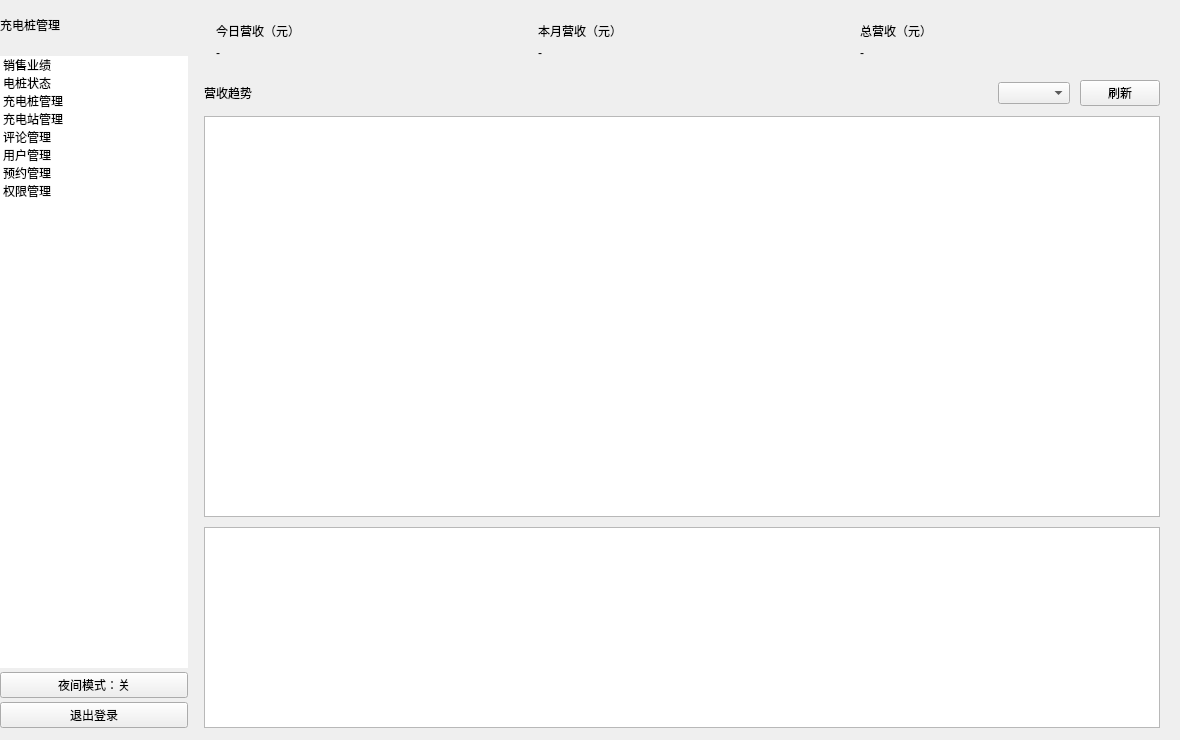
<?xml version="1.0" encoding="UTF-8"?>
<ui version="4.0">
 <class>MainWindow</class>
 <widget class="QMainWindow" name="MainWindow">
  <property name="windowTitle">
   <string>充电桩管理</string>
  </property>
  <property name="geometry">
   <rect>
    <x>0</x>
    <y>0</y>
    <width>1180</width>
    <height>740</height>
   </rect>
  </property>
  <property name="minimumSize">
   <size>
    <width>980</width>
    <height>640</height>
   </size>
  </property>
  <widget class="QWidget" name="centralRoot">
   <layout class="QHBoxLayout" name="rootLayout" stretch="0,1">
    <property name="leftMargin">
     <number>0</number>
    </property>
    <property name="topMargin">
     <number>0</number>
    </property>
    <property name="rightMargin">
     <number>0</number>
    </property>
    <property name="bottomMargin">
     <number>0</number>
    </property>
    <property name="spacing">
     <number>0</number>
    </property>
    <item>
     <widget class="QWidget" name="sideBar">
      <property name="minimumSize">
       <size>
        <width>188</width>
        <height>0</height>
       </size>
      </property>
      <property name="maximumSize">
       <size>
        <width>188</width>
        <height>16777215</height>
       </size>
      </property>
      <layout class="QVBoxLayout" name="sideLayout" stretch="0,0,1,0,0">
       <property name="leftMargin">
        <number>0</number>
       </property>
       <property name="topMargin">
        <number>16</number>
       </property>
       <property name="rightMargin">
        <number>0</number>
       </property>
       <property name="bottomMargin">
        <number>12</number>
       </property>
       <property name="spacing">
        <number>4</number>
       </property>
       <item>
        <widget class="QLabel" name="brandTitle">
         <property name="text">
          <string>充电桩管理</string>
         </property>
        </widget>
       </item>
       <item>
        <widget class="QLabel" name="brandSub">
         <property name="text">
          <string/>
         </property>
         <property name="wordWrap">
          <bool>true</bool>
         </property>
        </widget>
       </item>
       <item>
        <widget class="QListWidget" name="sideNav">
         <property name="spacing">
          <number>0</number>
         </property>
         <property name="frameShape">
          <enum>QFrame::NoFrame</enum>
         </property>
         <property name="focusPolicy">
          <enum>Qt::NoFocus</enum>
         </property>
         <item>
          <property name="text">
           <string>销售业绩</string>
          </property>
         </item>
         <item>
          <property name="text">
           <string>电桩状态</string>
          </property>
         </item>
         <item>
          <property name="text">
           <string>充电桩管理</string>
          </property>
         </item>
         <item>
          <property name="text">
           <string>充电站管理</string>
          </property>
         </item>
         <item>
          <property name="text">
           <string>评论管理</string>
          </property>
         </item>
         <item>
          <property name="text">
           <string>用户管理</string>
          </property>
         </item>
         <item>
          <property name="text">
           <string>预约管理</string>
          </property>
         </item>
         <item>
          <property name="text">
           <string>权限管理</string>
          </property>
         </item>
        </widget>
       </item>
       <item>
        <widget class="QPushButton" name="darkModeBtn">
         <property name="text">
          <string>夜间模式：关</string>
         </property>
         <property name="checkable">
          <bool>true</bool>
         </property>
        </widget>
       </item>
       <item>
        <widget class="QPushButton" name="logoutBtn">
         <property name="text">
          <string>退出登录</string>
         </property>
        </widget>
       </item>
      </layout>
     </widget>
    </item>
    <item>
     <widget class="QWidget" name="rightPanel">
      <layout class="QVBoxLayout" name="rightLayout">
       <property name="leftMargin">
        <number>16</number>
       </property>
       <property name="topMargin">
        <number>12</number>
       </property>
       <property name="rightMargin">
        <number>16</number>
       </property>
       <property name="bottomMargin">
        <number>12</number>
       </property>
       <property name="spacing">
        <number>8</number>
       </property>
       <item>
        <widget class="QStackedWidget" name="stack">
         <property name="currentIndex">
          <number>0</number>
         </property>
         <widget class="QWidget" name="dashboardPage">
          <layout class="QVBoxLayout" name="dashboardPageLayout">
           <property name="leftMargin">
            <number>0</number>
           </property>
           <property name="topMargin">
            <number>0</number>
           </property>
           <property name="rightMargin">
            <number>0</number>
           </property>
           <property name="bottomMargin">
            <number>0</number>
           </property>
           <property name="spacing">
            <number>0</number>
           </property>
           <item>
            <widget class="QScrollArea" name="dashboardScroll">
             <property name="widgetResizable">
              <bool>true</bool>
             </property>
             <property name="frameShape">
              <enum>QFrame::NoFrame</enum>
             </property>
             <widget class="QWidget" name="dashboardInner">
              <layout class="QVBoxLayout" name="dashboardInnerLayout" stretch="0,0,2,1">
               <property name="spacing">
                <number>10</number>
               </property>
               <property name="leftMargin">
                <number>0</number>
               </property>
               <property name="topMargin">
                <number>0</number>
               </property>
               <property name="rightMargin">
                <number>4</number>
               </property>
               <property name="bottomMargin">
                <number>0</number>
               </property>
               <item>
                <layout class="QGridLayout" name="kpiGrid">
                 <item row="0" column="0">
                  <widget class="QFrame" name="kpiTodayCard">
                   <layout class="QVBoxLayout" name="kpiTodayLayout">
                    <property name="leftMargin">
                     <number>12</number>
                    </property>
                    <property name="topMargin">
                     <number>10</number>
                    </property>
                    <property name="rightMargin">
                     <number>12</number>
                    </property>
                    <property name="bottomMargin">
                     <number>10</number>
                    </property>
                    <item>
                     <widget class="QLabel" name="kpiTodayTitle">
                      <property name="text">
                       <string>今日营收（元）</string>
                      </property>
                     </widget>
                    </item>
                    <item>
                     <widget class="QLabel" name="kpiTodayAmount">
                      <property name="text">
                       <string>-</string>
                      </property>
                     </widget>
                    </item>
                   </layout>
                  </widget>
                 </item>
                 <item row="0" column="1">
                  <widget class="QFrame" name="kpiMonthCard">
                   <layout class="QVBoxLayout" name="kpiMonthLayout">
                    <property name="leftMargin">
                     <number>12</number>
                    </property>
                    <property name="topMargin">
                     <number>10</number>
                    </property>
                    <property name="rightMargin">
                     <number>12</number>
                    </property>
                    <property name="bottomMargin">
                     <number>10</number>
                    </property>
                    <item>
                     <widget class="QLabel" name="kpiMonthTitle">
                      <property name="text">
                       <string>本月营收（元）</string>
                      </property>
                     </widget>
                    </item>
                    <item>
                     <widget class="QLabel" name="kpiMonthAmount">
                      <property name="text">
                       <string>-</string>
                      </property>
                     </widget>
                    </item>
                   </layout>
                  </widget>
                 </item>
                 <item row="0" column="2">
                  <widget class="QFrame" name="kpiTotalCard">
                   <layout class="QVBoxLayout" name="kpiTotalLayout">
                    <property name="leftMargin">
                     <number>12</number>
                    </property>
                    <property name="topMargin">
                     <number>10</number>
                    </property>
                    <property name="rightMargin">
                     <number>12</number>
                    </property>
                    <property name="bottomMargin">
                     <number>10</number>
                    </property>
                    <item>
                     <widget class="QLabel" name="kpiTotalTitle">
                      <property name="text">
                       <string>总营收（元）</string>
                      </property>
                     </widget>
                    </item>
                    <item>
                     <widget class="QLabel" name="kpiTotalAmount">
                      <property name="text">
                       <string>-</string>
                      </property>
                     </widget>
                    </item>
                   </layout>
                  </widget>
                 </item>
                </layout>
               </item>
               <item>
                <layout class="QHBoxLayout" name="chartHeader">
                 <item>
                  <widget class="QLabel" name="salesChartTitle">
                   <property name="text">
                    <string>营收趋势</string>
                   </property>
                  </widget>
                 </item>
                 <item>
                  <spacer name="chartHeaderSpacer">
                   <property name="orientation">
                    <enum>Qt::Horizontal</enum>
                   </property>
                   <property name="sizeHint" stdset="0">
                    <size>
                     <width>40</width>
                     <height>20</height>
                    </size>
                   </property>
                  </spacer>
                 </item>
                 <item>
                  <widget class="QComboBox" name="salesDays"/>
                 </item>
                 <item>
                  <widget class="QPushButton" name="dashboardRefreshBtn">
                   <property name="text">
                    <string>刷新</string>
                   </property>
                  </widget>
                 </item>
                </layout>
               </item>
               <item>
                <widget class="QChartView" name="salesChartView">
                 <property name="minimumSize">
                  <size>
                   <width>0</width>
                   <height>240</height>
                  </size>
                 </property>
                </widget>
               </item>
               <item>
                <widget class="QTableWidget" name="recentOrders">
                 <property name="minimumSize">
                  <size>
                   <width>0</width>
                   <height>180</height>
                  </size>
                 </property>
                </widget>
               </item>
              </layout>
             </widget>
            </widget>
           </item>
          </layout>
         </widget>
         <widget class="QWidget" name="pileStatusPage">
          <layout class="QVBoxLayout" name="pileStatusLayout" stretch="0,0,1,0,2,0">
           <item>
            <widget class="QLabel" name="statusTitle">
             <property name="text">
              <string>电桩状态</string>
             </property>
            </widget>
           </item>
           <item>
            <widget class="QLabel" name="statusSummary">
             <property name="text">
              <string/>
             </property>
             <property name="wordWrap">
              <bool>true</bool>
             </property>
            </widget>
           </item>
           <item>
            <layout class="QHBoxLayout" name="statusMid" stretch="2,3">
             <item>
              <widget class="QChartView" name="statusChartView">
               <property name="minimumSize">
                <size>
                 <width>380</width>
                 <height>0</height>
                </size>
               </property>
              </widget>
             </item>
             <item>
              <widget class="QTableWidget" name="statusDistTable"/>
             </item>
            </layout>
           </item>
           <item>
            <layout class="QHBoxLayout" name="statusQueryRow" stretch="1,0">
             <item>
              <widget class="QLineEdit" name="statusKeyword">
               <property name="placeholderText">
                <string>按电桩编号/电站/地址查询</string>
               </property>
              </widget>
             </item>
             <item>
              <widget class="QPushButton" name="statusQueryBtn">
               <property name="text">
                <string>查询明细</string>
               </property>
              </widget>
             </item>
            </layout>
           </item>
           <item>
            <widget class="QTableWidget" name="statusPileTable"/>
           </item>
           <item alignment="Qt::AlignRight">
            <widget class="QPushButton" name="pileStatusRefreshBtn">
             <property name="text">
              <string>刷新</string>
             </property>
            </widget>
           </item>
          </layout>
         </widget>
         <widget class="QWidget" name="pilePage">
          <layout class="QVBoxLayout" name="pileLayout" stretch="0,0,0,1">
           <item>
            <layout class="QHBoxLayout" name="pileTitleRow">
             <item>
              <widget class="QLabel" name="pileTitle">
               <property name="text">
                <string>充电桩管理</string>
               </property>
              </widget>
             </item>
             <item>
              <spacer name="pileTitleSpacer">
               <property name="orientation">
                <enum>Qt::Horizontal</enum>
               </property>
               <property name="sizeHint" stdset="0">
                <size>
                 <width>40</width>
                 <height>20</height>
                </size>
               </property>
              </spacer>
             </item>
             <item>
              <widget class="QPushButton" name="addPileBtn">
               <property name="text">
                <string>新增电桩</string>
               </property>
              </widget>
             </item>
             <item>
              <widget class="QPushButton" name="editPileBtn">
               <property name="text">
                <string>修改</string>
               </property>
              </widget>
             </item>
             <item>
              <widget class="QPushButton" name="delPileBtn">
               <property name="text">
                <string>删除</string>
               </property>
              </widget>
             </item>
             <item>
              <widget class="QPushButton" name="pileRestartBtn">
               <property name="text">
                <string>模拟维修（远程重启）</string>
               </property>
               <property name="visible">
                <bool>false</bool>
               </property>
              </widget>
             </item>
             <item>
              <widget class="QPushButton" name="pileRefreshBtn">
               <property name="text">
                <string>刷新</string>
               </property>
              </widget>
             </item>
            </layout>
           </item>
           <item>
            <layout class="QHBoxLayout" name="pileFilterRow" stretch="0,1,0,2,0,1">
             <item>
              <widget class="QLabel" name="pileDistrictLabel">
               <property name="text">
                <string>城区</string>
               </property>
              </widget>
             </item>
             <item>
              <widget class="QComboBox" name="pileDistrictFilter"/>
             </item>
             <item>
              <widget class="QLabel" name="pileStationLabel">
               <property name="text">
                <string>站点</string>
               </property>
              </widget>
             </item>
             <item>
              <widget class="QComboBox" name="pileStationFilter"/>
             </item>
             <item>
              <widget class="QLabel" name="pileStatusLabel">
               <property name="text">
                <string>电桩状态</string>
               </property>
              </widget>
             </item>
             <item>
              <widget class="QComboBox" name="pileStatusFilter"/>
             </item>
            </layout>
           </item>
           <item>
            <widget class="QLabel" name="pileHint">
             <property name="text">
              <string>筛选路径：城区 → 站点 → 状态。「模拟维修」仅在选中故障电桩时出现。</string>
             </property>
             <property name="wordWrap">
              <bool>true</bool>
             </property>
            </widget>
           </item>
           <item>
            <widget class="QTableWidget" name="pileTable"/>
           </item>
          </layout>
         </widget>
         <widget class="QWidget" name="stationPage">
          <layout class="QVBoxLayout" name="stationLayout" stretch="0,3,0,2">
           <item>
            <layout class="QHBoxLayout" name="stationRow" stretch="0,1,0,0,0,0,0">
             <item>
              <widget class="QLabel" name="stationTitle">
               <property name="text">
                <string>充电站管理</string>
               </property>
              </widget>
             </item>
             <item>
              <widget class="QLineEdit" name="stationKeyword">
               <property name="placeholderText">
                <string>按站名或地址搜索</string>
               </property>
              </widget>
             </item>
             <item>
              <widget class="QPushButton" name="stationSearchBtn">
               <property name="text">
                <string>查询</string>
               </property>
              </widget>
             </item>
             <item>
              <widget class="QPushButton" name="stationForecastBtn">
               <property name="text">
                <string>充电预测</string>
               </property>
              </widget>
             </item>
             <item>
              <widget class="QPushButton" name="addStationBtn">
               <property name="text">
                <string>新增电站</string>
               </property>
              </widget>
             </item>
             <item>
              <widget class="QPushButton" name="editStationBtn">
               <property name="text">
                <string>修改电站</string>
               </property>
              </widget>
             </item>
             <item>
              <widget class="QPushButton" name="delStationBtn">
               <property name="text">
                <string>删除电站</string>
               </property>
              </widget>
             </item>
            </layout>
           </item>
           <item>
            <widget class="QTableWidget" name="stationTable"/>
           </item>
           <item>
            <widget class="QLabel" name="stationDetailTitle">
             <property name="text">
              <string>点击上方电站行，查看站内电桩实时状态</string>
             </property>
            </widget>
           </item>
           <item>
            <widget class="QTableWidget" name="stationPileTable">
             <property name="maximumSize">
              <size>
               <width>16777215</width>
               <height>240</height>
              </size>
             </property>
            </widget>
           </item>
          </layout>
         </widget>
         <widget class="QWidget" name="reviewsPage">
          <layout class="QVBoxLayout" name="reviewsLayout" stretch="0,1">
           <item>
            <layout class="QHBoxLayout" name="reviewsRow">
             <item>
              <widget class="QLabel" name="reviewsTitle">
               <property name="text">
                <string>评论管理</string>
               </property>
              </widget>
             </item>
             <item>
              <widget class="QComboBox" name="reviewStationFilter"/>
             </item>
             <item>
              <widget class="QLineEdit" name="reviewKeyword">
               <property name="placeholderText">
                <string>按用户或评论内容搜索</string>
               </property>
              </widget>
             </item>
             <item>
              <widget class="QPushButton" name="reviewSearchBtn">
               <property name="text">
                <string>查询</string>
               </property>
              </widget>
             </item>
             <item>
              <spacer name="reviewsSpacer">
               <property name="orientation">
                <enum>Qt::Horizontal</enum>
               </property>
               <property name="sizeHint" stdset="0">
                <size>
                 <width>40</width>
                 <height>20</height>
                </size>
               </property>
              </spacer>
             </item>
             <item>
              <widget class="QPushButton" name="reviewDeleteBtn">
               <property name="text">
                <string>删除评论</string>
               </property>
              </widget>
             </item>
             <item>
              <widget class="QPushButton" name="reviewRefreshBtn">
               <property name="text">
                <string>刷新</string>
               </property>
              </widget>
             </item>
            </layout>
           </item>
           <item>
            <widget class="QTableWidget" name="reviewTable"/>
           </item>
          </layout>
         </widget>
         <widget class="QWidget" name="userPage">
          <layout class="QVBoxLayout" name="userLayout" stretch="0,1">
           <item>
            <layout class="QHBoxLayout" name="userRow">
             <item>
              <widget class="QLabel" name="userTitle">
               <property name="text">
                <string>用户管理</string>
               </property>
              </widget>
             </item>
             <item>
              <widget class="QLineEdit" name="userKeyword">
               <property name="placeholderText">
                <string>按手机号模糊搜索</string>
               </property>
              </widget>
             </item>
             <item>
              <widget class="QPushButton" name="userSearchBtn">
               <property name="text">
                <string>查询</string>
               </property>
              </widget>
             </item>
             <item>
              <widget class="QPushButton" name="userOrdersBtn">
               <property name="text">
                <string>充电记录</string>
               </property>
              </widget>
             </item>
             <item>
              <widget class="QPushButton" name="userStatusBtn">
               <property name="text">
                <string>冻结 / 解冻</string>
               </property>
              </widget>
             </item>
            </layout>
           </item>
           <item>
            <widget class="QTableWidget" name="userTable"/>
           </item>
          </layout>
         </widget>
         <widget class="QWidget" name="reservationPage">
          <layout class="QVBoxLayout" name="reservationLayout" stretch="0,1">
           <item>
            <layout class="QHBoxLayout" name="reservationRow">
             <item>
              <widget class="QLabel" name="reservationTitle">
               <property name="text">
                <string>预约管理</string>
               </property>
              </widget>
             </item>
             <item>
              <spacer name="reservationSpacer">
               <property name="orientation">
                <enum>Qt::Horizontal</enum>
               </property>
               <property name="sizeHint" stdset="0">
                <size>
                 <width>40</width>
                 <height>20</height>
                </size>
               </property>
              </spacer>
             </item>
             <item>
              <widget class="QPushButton" name="cancelReservationBtn">
               <property name="text">
                <string>解除预约</string>
               </property>
              </widget>
             </item>
             <item>
              <widget class="QPushButton" name="reservationRefreshBtn">
               <property name="text">
                <string>刷新</string>
               </property>
              </widget>
             </item>
            </layout>
           </item>
           <item>
            <widget class="QTableWidget" name="reservationTable"/>
           </item>
          </layout>
         </widget>
         <widget class="QWidget" name="permissionPage">
          <layout class="QVBoxLayout" name="permissionLayout" stretch="0,0,0,0,0,1">
           <item>
            <widget class="QLabel" name="inviteTitle">
             <property name="text">
              <string>邀请码</string>
             </property>
            </widget>
           </item>
           <item>
            <layout class="QHBoxLayout" name="inviteRow">
             <item>
              <widget class="QLabel" name="inviteRoleLabel">
               <property name="text">
                <string>授予角色</string>
               </property>
              </widget>
             </item>
             <item>
              <widget class="QComboBox" name="inviteRoleCombo"/>
             </item>
             <item>
              <widget class="QPushButton" name="createInviteBtn">
               <property name="text">
                <string>生成邀请码</string>
               </property>
              </widget>
             </item>
             <item>
              <spacer name="inviteSpacer">
               <property name="orientation">
                <enum>Qt::Horizontal</enum>
               </property>
               <property name="sizeHint" stdset="0">
                <size>
                 <width>40</width>
                 <height>20</height>
                </size>
               </property>
              </spacer>
             </item>
             <item>
              <widget class="QPushButton" name="inviteRefreshBtn">
               <property name="text">
                <string>刷新</string>
               </property>
              </widget>
             </item>
            </layout>
           </item>
           <item>
            <widget class="QTableWidget" name="inviteTable">
             <property name="maximumSize">
              <size>
               <width>16777215</width>
               <height>220</height>
              </size>
             </property>
            </widget>
           </item>
           <item>
            <widget class="QLabel" name="permTitle">
             <property name="text">
              <string>角色权限</string>
             </property>
            </widget>
           </item>
           <item>
            <layout class="QHBoxLayout" name="permRow">
             <item>
              <widget class="QLabel" name="permRoleLabel">
               <property name="text">
                <string>角色</string>
               </property>
              </widget>
             </item>
             <item>
              <widget class="QComboBox" name="permRoleCombo"/>
             </item>
             <item>
              <spacer name="permSpacer">
               <property name="orientation">
                <enum>Qt::Horizontal</enum>
               </property>
               <property name="sizeHint" stdset="0">
                <size>
                 <width>40</width>
                 <height>20</height>
                </size>
               </property>
              </spacer>
             </item>
             <item>
              <widget class="QPushButton" name="permSaveBtn">
               <property name="text">
                <string>保存当前勾选</string>
               </property>
              </widget>
             </item>
            </layout>
           </item>
           <item>
            <widget class="QTableWidget" name="permTable"/>
           </item>
          </layout>
         </widget>
        </widget>
       </item>
      </layout>
     </widget>
    </item>
   </layout>
  </widget>
 </widget>
 <customwidgets>
  <customwidget>
   <class>QChartView</class>
   <extends>QGraphicsView</extends>
   <header>QtCharts/QChartView</header>
  </customwidget>
 </customwidgets>
 <resources/>
 <connections/>
</ui>
